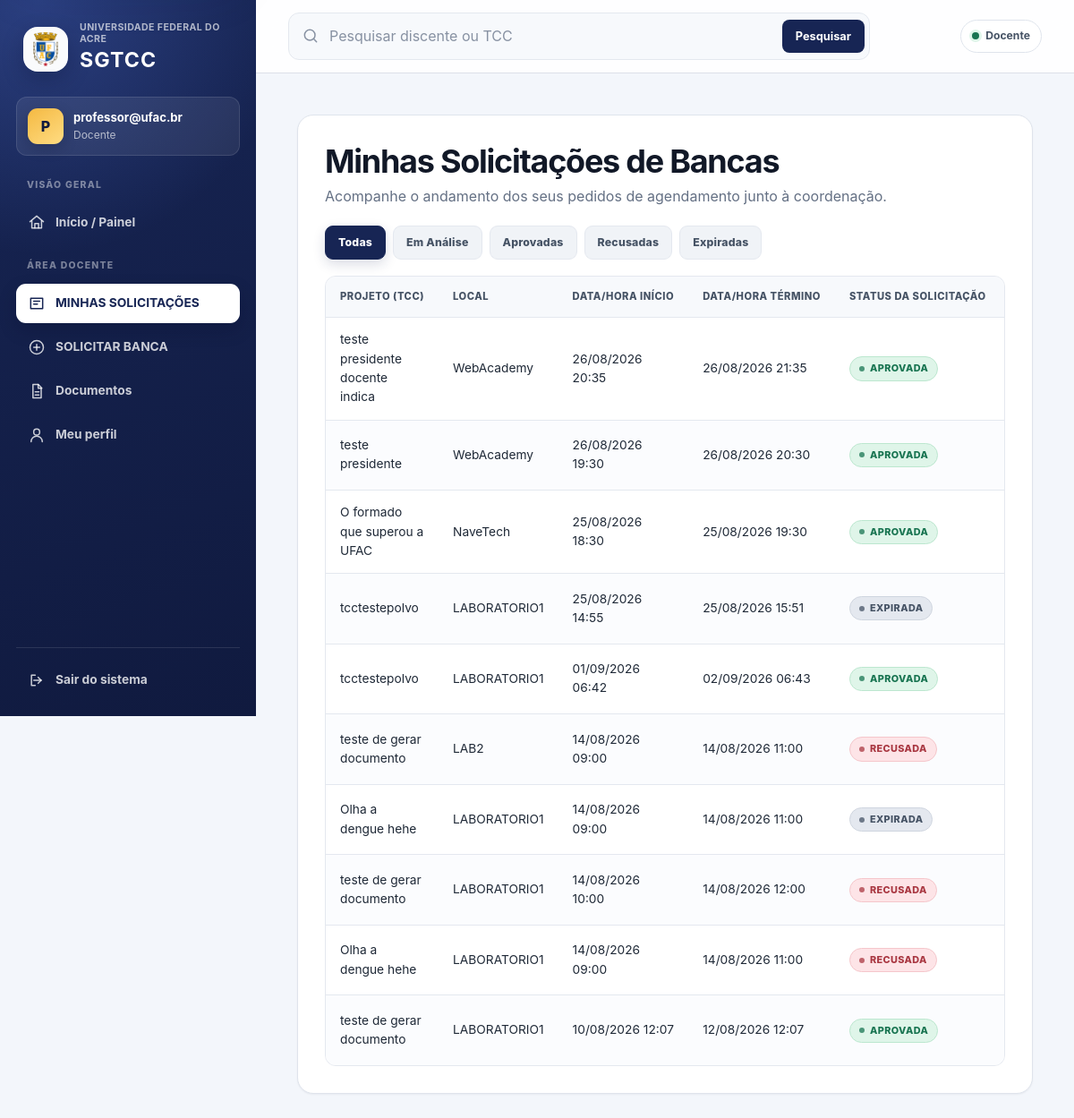
Page /bancas/ (signed in) on the earlier database version.
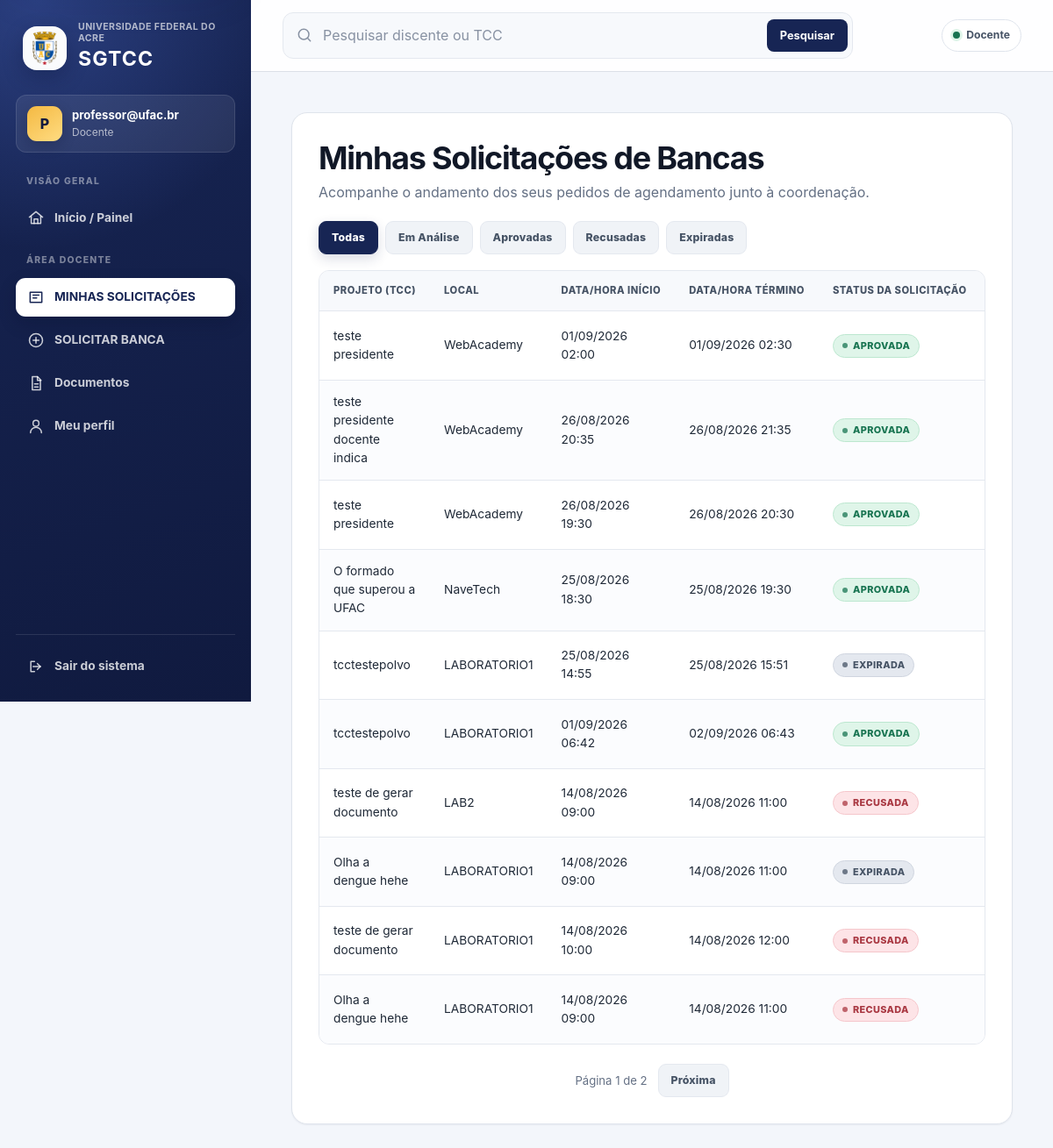
Same page on the later database version.
### bancasapp/models.py (models this page shows, shortened)
class SolicitacaoAgendamento(models.Model):
    STATUS_SOLICITACAO = (
        ('EM_ANÁLISE', 'Em Análise'),
        ('APROVADA', 'Aprovada'),
        ('RECUSADA', 'Recusada'),
        ('EXPIRADA', 'Expirada'),
    )
    usuario_solicitante = models.ForeignKey(
        pUsuario,
        on_delete=models.CASCADE,
        related_name='solicitacoes_enviadas'
    )
    projeto_tcc = models.ForeignKey(
        ProjetoTCC,
        on_delete=models.CASCADE
    )
    espaco = models.ForeignKey(
        EspacoFisico,
        on_delete=models.PROTECT
    )
    opcao_data_inicio = models.DateTimeField()
    opcao_data_fim = models.DateTimeField()
    arquivo_tcc = models.FileField(
        upload_to='tcc/solicitacoes/%Y/%m/',
        validators=[
            FileExtensionValidator(
                allowed_extensions=['pdf']
            )
        ],
        blank=True,
        verbose_name='Arquivo do TCC'
    )
    status = models.CharField(
        max_length=15,
        choices=STATUS_SOLICITACAO,
        default='EM_ANÁLISE'
    )
    data_solicitacao = models.DateTimeField(
        default=timezone.now,
        editable=False
    )
    data_decisao = models.DateTimeField(
        null=True,
        blank=True,
        editable=False
    )
    decidida_por = models.ForeignKey(
        User,
        on_delete=models.SET_NULL,
        null=True,
        blank=True,
        related_name='solicitacoes_decididas',
        editable=False
    )
    motivo_decisao = models.TextField(
        blank=True
    )

class ProjetoTCC(models.Model):
    STATUS_TIPO = (
        ('EM_ANÁLISE', 'Em Análise'),
        ('APROVADO', 'Aprovado'),
        ('RECUSADA', 'Recusada'),
    )
    titulo = models.CharField(max_length=255)
    resumo = models.TextField()
    semestre_letivo = models.CharField(max_length=6)
    discente = models.ForeignKey(Discente, on_delete=models.CASCADE)
    status = models.CharField(max_length=15, choices=STATUS_TIPO, default='EM_ANÁLISE')

class EspacoFisico(models.Model):
    nome = models.CharField(
        max_length=255
    )
    ativo = models.BooleanField(
        default=True
    )
    class Meta:
        ordering = ['nome']
        verbose_name = 'Espaço físico'
        verbose_name_plural = 'Espaços físicos'

### bancasapp/views.py (the view)
@docente_required
def visualizar_bancas(request):
    expirar_solicitacoes_vencidas()
    atualizar_status_bancas()
    consulta = (
        SolicitacaoAgendamento.objects
        .select_related(
            'projeto_tcc',
            'projeto_tcc__discente',
            'espaco',
            'usuario_solicitante',
            'usuario_solicitante__usuario',
            'banca_tcc',
        )
    )
    perfil_logado = pUsuario.objects.get(
        usuario=request.user,
        perfil='DOCENTE'
    )
    solicitacoes = (
        consulta
        .filter(
            Q(
                usuario_solicitante=perfil_logado
            )
            | Q(
                composicao_banca__orientador=(
                    perfil_logado
                )
            )
            | Q(
                composicao_banca__coorientador=(
                    perfil_logado
                )
            )
            | Q(
                composicao_banca__avaliador_interno=(
                    perfil_logado
                )
            )
            | Q(
                composicao_banca__segundo_avaliador_interno=(
                    perfil_logado
                )
            )
        )
        .distinct()
        .order_by(
            '-data_solicitacao',
            '-id'
        )
    )
    status_filtro = request.GET.get(
        'status'
    )
    status_validos = {
        valor
        for valor, nome
        in SolicitacaoAgendamento.STATUS_SOLICITACAO
    }
    if status_filtro in status_validos:
        solicitacoes = solicitacoes.filter(
            status=status_filtro
        )
    else:
        status_filtro = None
    paginador = Paginator(
        solicitacoes,
        10
    )
    pagina_solicitacoes = paginador.get_page(
        request.GET.get('pagina')
    )
    contexto = {
        'solicitacoes': pagina_solicitacoes,
        'status_atual': status_filtro,
    }
    return render(
        request,
        'visualizar_bancas.html',
        contexto
    )

### bancasapp/permissions.py (called while the page is built)
def usuario_e_docente(user):
    if not user.is_authenticated or not user.is_active:
        return False
    return pUsuario.objects.filter(
        usuario=user,
        perfil='DOCENTE'
    ).exists()

def docente_required(view_func):
    @login_required(login_url='login')
    @wraps(view_func)
    def wrapper(request, *args, **kwargs):
        if usuario_e_docente(request.user):
            return view_func(
                request,
                *args,
                **kwargs
            )
        messages.error(
            request,
            'Apenas docentes cadastrados podem realizar esta operação.'
        )
        return redirect('dashboard')
    return wrapper

### bancasapp/services.py (called while the page is built)
def expirar_solicitacoes_vencidas():
    return (
        SolicitacaoAgendamento.objects
        .filter(
            status='EM_ANÁLISE',
            opcao_data_inicio__lte=timezone.now(),
        )
        .update(
            status='EXPIRADA'
        )
    )

### templates/visualizar_bancas.html (shortened to what the changed rows need)
{% extends 'base.html' %}
{% block content %}
    <div class="table-container">
        <h1>Minhas Solicitações de Bancas</h1>
        <table>
            <thead>
                <tr>
                    <th>Projeto (TCC)</th>
                    <th>Local</th>
                    <th>Data/Hora Início</th>
                    <th>Data/Hora Término</th>
                    <th>Status da solicitação</th>
                    <th>Situação da banca</th>
                </tr>
            </thead>
            <tbody>
                {% for solicitacao in solicitacoes %}
                    <tr>
                        <td>
                            {{ solicitacao.projeto_tcc.titulo }}
                        </td>
                        <td>
                            {{ solicitacao.espaco.nome }}
                        </td>
                        <td>
                            {{ solicitacao.opcao_data_inicio|date:"d/m/Y H:i" }}
                        </td>
                        <td>
                            {{ solicitacao.opcao_data_fim|date:"d/m/Y H:i" }}
                        </td>
                        <td>
                            {% if solicitacao.status == 'EM_ANÁLISE' %}
                                <span class="status-badge status-analise">
                                    Em Análise
                                </span>
                            {% elif solicitacao.status == 'APROVADA' %}
                                <span class="status-badge status-aprovada">
                                    Aprovada
                                </span>
                            {% elif solicitacao.status == 'EXPIRADA' %}
                                <span class="status-badge status-expirada">
                                    Expirada
                                </span>
                            {% else %}
                                <span class="status-badge status-recusada">
                                    Recusada
                                </span>
                            {% endif %}
                        </td>
                        <td>
                        </td>
                    </tr>
                {% endfor %}
            </tbody>
        </table>
        {% if solicitacoes.has_other_pages %}
            <div class="paginacao">
                <span>
                    Página {{ solicitacoes.number }}
                    de {{ solicitacoes.paginator.num_pages }}
                </span>
                {% if solicitacoes.has_next %}
                    <a
                        class="btn-filter"
                        href="?{% if status_atual %}status={{ status_atual }}&{% endif %}pagina={{ solicitacoes.next_page_number }}"
                    >
                        Próxima
                    </a>
                {% endif %}
            </div>
        {% endif %}
    </div>
{% endblock %}

Differences in the rows shown:
no longer on this page (row unchanged): SolicitacaoAgendamento: projeto_tcc.titulo "teste de gerar documento", espaco.nome "LABORATORIO1", opcao_data_inicio "10/08/2026 12:07", opcao_data_fim "12/08/2026 12:07", status "APROVADA"
added SolicitacaoAgendamento: projeto_tcc.titulo "teste presidente", espaco.nome "WebAcademy", opcao_data_inicio "01/09/2026 02:00", opcao_data_fim "01/09/2026 02:30", status "APROVADA"
Other differences:
{{ solicitacoes.number }}: (not shown) → "1"
{{ solicitacoes.paginator.num_pages }}: (not shown) → "2"
text now shown: "Página de Próxima"
